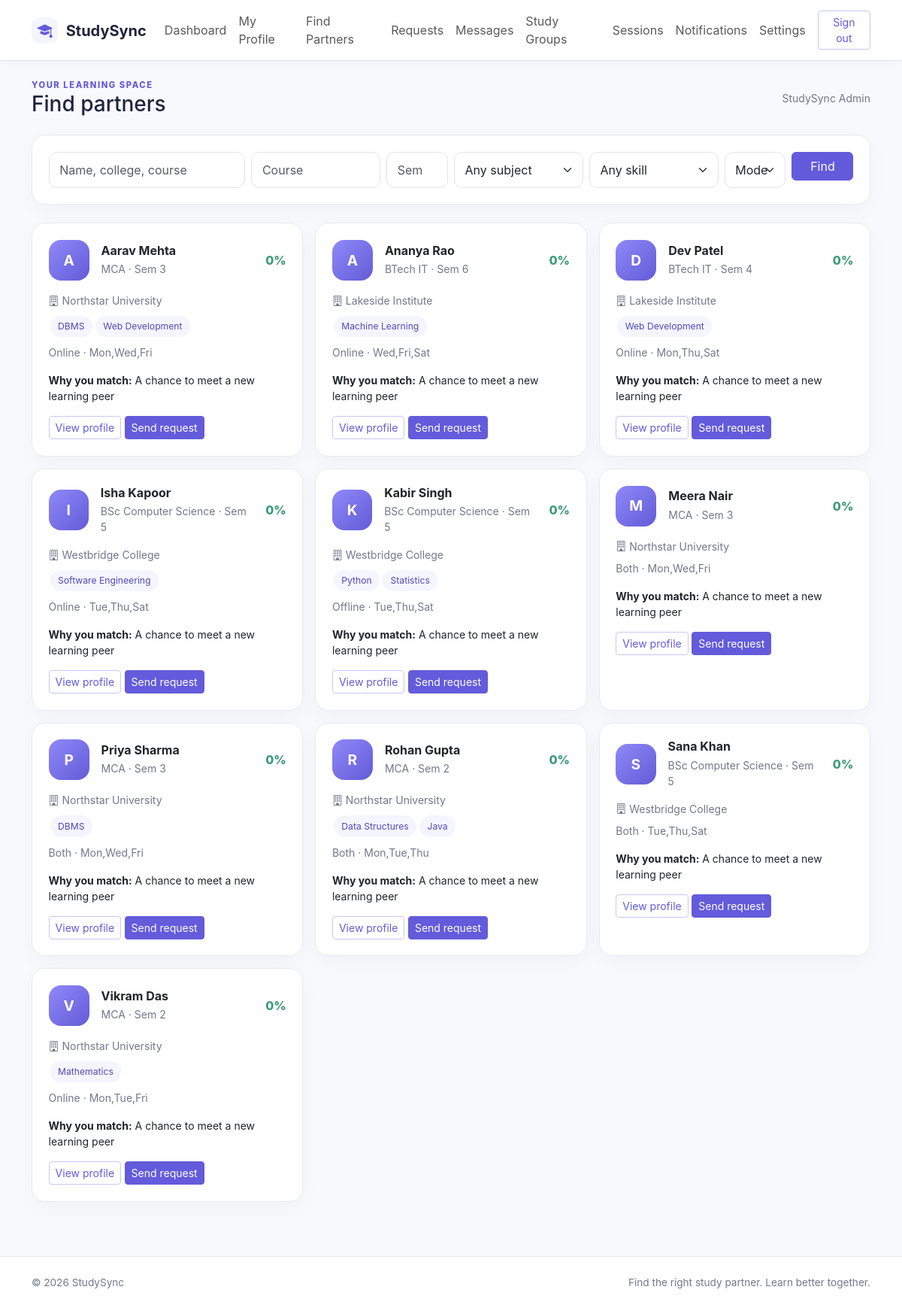
/student/find-partners.php (signed in), run on the app's committed database.
### tables this page shows
CREATE TABLE users(id BIGINT UNSIGNED AUTO_INCREMENT PRIMARY KEY,name VARCHAR(120) NOT NULL,email VARCHAR(190) NOT NULL UNIQUE,password VARCHAR(255) NOT NULL,role ENUM('student','admin') NOT NULL DEFAULT 'student',status ENUM('active','inactive') NOT NULL DEFAULT 'active',created_at TIMESTAMP NOT NULL DEFAULT CURRENT_TIMESTAMP,updated_at TIMESTAMP NOT NULL DEFAULT CURRENT_TIMESTAMP ON UPDATE CURRENT_TIMESTAMP,INDEX(role,status));

CREATE TABLE student_profiles(user_id BIGINT UNSIGNED PRIMARY KEY,college VARCHAR(180) NOT NULL DEFAULT '',course VARCHAR(120) NOT NULL DEFAULT '',semester TINYINT UNSIGNED NULL,about TEXT NULL,learning_goals TEXT NULL,study_mode ENUM('Online','Offline','Both') NULL,availability_days VARCHAR(100) NULL,start_time TIME NULL,end_time TIME NULL,languages VARCHAR(180) NULL,avatar VARCHAR(255) NULL,FOREIGN KEY(user_id) REFERENCES users(id) ON DELETE CASCADE);

### config/database.php (called while the page is built, shortened)
<?php
function db(): PDO {
    static $pdo;
    if (!$pdo) {
        $pdo = new PDO('mysql:host='.DB_HOST.';dbname='.DB_NAME.';charset=utf8mb4', DB_USER, DB_PASS, [PDO::ATTR_ERRMODE=>PDO::ERRMODE_EXCEPTION, PDO::ATTR_DEFAULT_FETCH_MODE=>PDO::FETCH_ASSOC, PDO::ATTR_EMULATE_PREPARES=>false]);
    }
    return $pdo;
}

### student/find-partners.php (the view)
<?php require_once __DIR__.'/../includes/functions.php';$u=require_login();$id=(int)$u['id'];$where=["u.id<>?","u.status='active'"];$args=[$id];$search=trim($_GET['q']??'');$course=trim($_GET['course']??'');$semester=trim($_GET['semester']??'');$mode=trim($_GET['mode']??'');$subject=(int)($_GET['subject']??0);$skill=(int)($_GET['skill']??0);if($search){$where[]='(u.name LIKE ? OR p.course LIKE ? OR p.college LIKE ?)';array_push($args,"%$search%","%$search%","%$search%");}if($course){$where[]='p.course LIKE ?';$args[]="%$course%";}if($semester){$where[]='p.semester=?';$args[]=(int)$semester;}if($mode){$where[]='p.study_mode IN (?,\'Both\')';$args[]=$mode;}if($subject){$where[]='EXISTS(SELECT 1 FROM user_subjects us WHERE us.user_id=u.id AND us.subject_id=?)';$args[]=$subject;}if($skill){$where[]='EXISTS(SELECT 1 FROM user_skills us WHERE us.user_id=u.id AND us.skill_id=?)';$args[]=$skill;}$sql='SELECT u.id,u.name,p.college,p.course,p.semester,p.study_mode,p.availability_days FROM users u JOIN student_profiles p ON p.user_id=u.id WHERE '.implode(' AND ',$where).' ORDER BY u.name LIMIT 60';$q=db()->prepare($sql);$q->execute($args);$people=[];foreach($q as $r){$m=match_info($id,(int)$r['id']);$r['score']=$m['score'];$r['why']=$m['why'];$q2=db()->prepare('SELECT s.name FROM user_subjects x JOIN subjects s ON s.id=x.subject_id WHERE x.user_id=? AND x.intent=\'help\' LIMIT 3');$q2->execute([$r['id']]);$r['tags']=array_column($q2->fetchAll(),'name');$people[]=$r;}usort($people,fn($a,$b)=>$b['score']<=>$a['score']);$subjects=db()->query('SELECT id,name FROM subjects WHERE active=1 ORDER BY name')->fetchAll();$skills=db()->query('SELECT id,name FROM skills WHERE active=1 ORDER BY name')->fetchAll();page_start('Find partners'); ?><div class="card mb-4"><div class="card-body"><form class="row g-2"><div class="col-md-3"><input class="form-control" name="q" placeholder="Name, college, course" value="<?= e($search) ?>"></div><div class="col-md-2"><input class="form-control" name="course" placeholder="Course" value="<?= e($course) ?>"></div><div class="col-md-1"><input class="form-control" type="number" name="semester" placeholder="Sem" value="<?= e($semester) ?>"></div><div class="col-md-2"><select class="form-select" name="subject"><option value="">Any subject</option><?php foreach($subjects as $s): ?><option value="<?= $s['id'] ?>" <?= $subject===$s['id']?'selected':'' ?>><?= e($s['name']) ?></option><?php endforeach ?></select></div><div class="col-md-2"><select class="form-select" name="skill"><option value="">Any skill</option><?php foreach($skills as $s): ?><option value="<?= $s['id'] ?>" <?= $skill===$s['id']?'selected':'' ?>><?= e($s['name']) ?></option><?php endforeach ?></select></div><div class="col-md-1"><select class="form-select" name="mode"><option value="">Mode</option><?php foreach(['Online','Offline'] as $m): ?><option <?= $mode===$m?'selected':'' ?>><?= $m ?></option><?php endforeach ?></select></div><div class="col-md-1"><button class="btn btn-primary w-100">Find</button></div></form></div></div><div class="row g-3"><?php foreach($people as $r): ?><div class="col-md-6 col-xl-4"><div class="card h-100"><div class="card-body"><div class="d-flex gap-3 align-items-center"><div class="avatar"><?= e(mb_substr($r['name'],0,1)) ?></div><div><h2 class="h6 fw-bold mb-1"><?= e($r['name']) ?></h2><div class="small text-secondary"><?= e($r['course']) ?> · Sem <?= e($r['semester']) ?></div></div><div class="ms-auto match"><?= $r['score'] ?>%</div></div><div class="small text-secondary mt-3"><i class="bi bi-building"></i> <?= e($r['college']) ?></div><div class="my-2"><?php foreach($r['tags'] as $t)echo tag($t); ?></div><div class="small text-secondary mb-3"><?= e($r['study_mode']?:'Study mode not set') ?> · <?= e($r['availability_days']?:'Availability not set') ?></div><div class="small mb-3"><strong>Why you match:</strong> <?= e(implode(', ',$r['why'])?:'A chance to meet a new learning peer') ?></div><a class="btn btn-sm btn-outline-primary" href="partner-details.php?id=<?= (int)$r['id'] ?>">View profile</a> <form class="d-inline" method="post" action="../actions/partner-request.php"><input type="hidden" name="csrf" value="<?= e(csrf()) ?>"><input type="hidden" name="receiver_id" value="<?= (int)$r['id'] ?>"><input type="hidden" name="intent" value="send"><button class="btn btn-sm btn-primary">Send request</button></form></div></div></div><?php endforeach ?><?php if(!$people): ?><div class="col-12"><div class="card empty">No students match those filters yet. Try broadening your search.</div></div><?php endif ?></div><?php page_end(); ?>

### includes/functions.php (shortened to what this page needs)
<?php
require_once __DIR__.'/../config/database.php';
function e($v): string { return htmlspecialchars((string)$v, ENT_QUOTES|ENT_SUBSTITUTE, 'UTF-8'); }
function current_user(): ?array { if(empty($_SESSION['uid'])) return null; $q=db()->prepare('SELECT u.id,u.name,u.email,u.role,u.status,p.college,p.course,p.semester,p.avatar FROM users u LEFT JOIN student_profiles p ON p.user_id=u.id WHERE u.id=?'); $q->execute([$_SESSION['uid']]); return $q->fetch() ?: null; }
function require_login(): array { $u=current_user(); if(!$u || $u['status']!=='active') go('../login.php'); return $u; }
function tag(string $text): string { return '<span class="tag">'.e($text).'</span>'; }
function match_info(int $me,int $them): array {
 $a=db()->prepare('SELECT * FROM student_profiles WHERE user_id=?');$a->execute([$me]);$p=$a->fetch()?:[];$b=db()->prepare('SELECT * FROM student_profiles WHERE user_id=?');$b->execute([$them]);$q=$b->fetch()?:[];
 $score=0;$why=[];
 $shared=db()->prepare("SELECT COUNT(*) FROM user_subjects a JOIN user_subjects b ON a.subject_id=b.subject_id WHERE a.user_id=? AND b.user_id=?");$shared->execute([$me,$them]);if($shared->fetchColumn()>0){$score+=25;$why[]='Shared subject interests';}
 $compat=db()->prepare("SELECT COUNT(*) FROM user_subjects a JOIN user_subjects b ON a.subject_id=b.subject_id WHERE a.user_id=? AND b.user_id=? AND a.intent='want' AND b.intent='help'");$compat->execute([$me,$them]);$compatN=(int)$compat->fetchColumn();$compat->execute([$them,$me]);$compatN+=(int)$compat->fetchColumn();if($compatN){$score+=20;$why[]='Learning and teaching goals align';}
 $skills=db()->prepare('SELECT COUNT(*) FROM user_skills a JOIN user_skills b ON a.skill_id=b.skill_id WHERE a.user_id=? AND b.user_id=?');$skills->execute([$me,$them]);if($skills->fetchColumn()){ $score+=20;$why[]='Skills in common'; }
 return ['score'=>min(100,$score),'why'=>$why];
}
function page_start(string $title,bool $admin=false): void { $u=current_user(); $flash=$_SESSION['flash']??null;unset($_SESSION['flash']); echo '<!doctype html><html lang="en"><head><meta charset="utf-8"><meta name="viewport" content="width=device-width, initial-scale=1"><title>'.e($title).' · StudySync</title><link href="https://cdn.jsdelivr.net/npm/bootstrap@5.3.3/dist/css/bootstrap.min.css" rel="stylesheet"><link href="https://cdn.jsdelivr.net/npm/bootstrap-icons@1.11.3/font/bootstrap-icons.min.css" rel="stylesheet"><link href="'.(str_contains($_SERVER['PHP_SELF'],'/student/')||str_contains($_SERVER['PHP_SELF'],'/admin/')?'../':'').'assets/css/style.css" rel="stylesheet"></head><body><nav class="navbar navbar-expand-lg bg-white border-bottom sticky-top"><div class="container"><a class="navbar-brand fw-bold" href="'.(str_contains($_SERVER['PHP_SELF'],'/student/')?'dashboard.php':'index.php').'"><span class="brand-icon"><i class="bi bi-mortarboard-fill"></i></span> StudySync</a><button class="navbar-toggler" data-bs-toggle="collapse" data-bs-target="#nav"><span class="navbar-toggler-icon"></span></button><div id="nav" class="collapse navbar-collapse"><div class="navbar-nav ms-auto align-items-lg-center">'; if($u){$base=$admin?'../admin/':'../student/';$items=$admin?['Dashboard'=>'dashboard.php','Students'=>'students.php','Subjects'=>'catalog.php?type=subject','Skills'=>'catalog.php?type=skill','Groups'=>'groups.php','Reports'=>'reports.php','Feedback'=>'feedback.php']:['Dashboard'=>'dashboard.php','My Profile'=>'profile.php','Find Partners'=>'find-partners.php','Requests'=>'requests.php','Messages'=>'messages.php','Study Groups'=>'groups.php','Sessions'=>'sessions.php','Notifications'=>'notifications.php','Settings'=>'settings.php']; foreach($items as $n=>$url)echo '<a class="nav-link" href="'.$base.$url.'">'.e($n).'</a>';echo '<a class="btn btn-sm btn-outline-primary ms-lg-2" href="'.($admin?'../':'').'logout.php">Sign out</a>'; } else echo '<a class="nav-link" href="'.(str_contains($_SERVER['PHP_SELF'],'about.php')?'../':'').'index.php#how">How it works</a><a class="nav-link" href="'.(str_contains($_SERVER['PHP_SELF'],'about.php')?'about.php':'about.php').'"><span>About</span></a><a class="nav-link" href="'.(str_contains($_SERVER['PHP_SELF'],'about.php')?'../':'').'login.php">Login</a><a class="btn btn-primary ms-lg-2" href="'.(str_contains($_SERVER['PHP_SELF'],'about.php')?'../':'').'register.php">Get started</a>';echo '</div></div></div></nav><main class="container py-4">';if($flash)echo '<div class="alert alert-'.e($flash[0]).' alert-dismissible">'.e($flash[1]).'<button class="btn-close" data-bs-dismiss="alert"></button></div>'; if($u)echo '<div class="d-flex align-items-center justify-content-between mb-4"><div><div class="eyebrow">'.($admin?'ADMIN CONSOLE':'YOUR LEARNING SPACE').'</div><h1 class="h3 mb-0">'.e($title).'</h1></div><div class="small text-secondary">'.e($u['name']).'</div></div>'; }
function page_end(): void { echo '</main><footer class="footer py-4 mt-5"><div class="container d-flex justify-content-between"><span>© '.date('Y').' StudySync</span><span>Find the right study partner. Learn better together.</span></div></footer><script src="https://cdn.jsdelivr.net/npm/bootstrap@5.3.3/dist/js/bootstrap.bundle.min.js"></script><script src="'.(str_contains($_SERVER['PHP_SELF'],'/student/')||str_contains($_SERVER['PHP_SELF'],'/admin/')?'../':'').'assets/js/main.js"></script></body></html>'; }

### assets/css/style.css (style rules this page uses)
:root { --ink:#20233d;--muted:#73778d;--primary:#635bdb;--soft:#f5f5ff;--line:#e8e9f2 }
* { box-sizing:border-box }
body { background:#f8f9fc;color:var(--ink);font-family:Inter,ui-sans-serif,system-ui,-apple-system,"Segoe UI",sans-serif }
.navbar { box-shadow:0 2px 16px #20233d08 }
.navbar-brand { color:var(--ink) }
.brand-icon { display:inline-grid;place-items:center;background:var(--soft);color:var(--primary);width:35px;height:35px;border-radius:11px;margin-right:6px }
.btn-primary { background:var(--primary);border-color:var(--primary) }
.btn-outline-primary { color:var(--primary);border-color:#c9c7f6 }
.card,.panel { border:1px solid var(--line);border-radius:18px;box-shadow:0 8px 28px #20233d08;background:#fff }
.card { overflow:hidden }
.card-body { padding:1.35rem }
.eyebrow { font-size:.7rem;letter-spacing:.14em;color:var(--primary);font-weight:800 }
.text-secondary { color:var(--muted)!important }
.tag { display:inline-block;padding:.32rem .65rem;border-radius:99px;background:var(--soft);color:#514ab8;font-size:.76rem;margin:2px }
.avatar { width:54px;height:54px;border-radius:16px;background:linear-gradient(135deg,#8f89fa,#625bd6);color:white;display:grid;place-items:center;font-size:1.2rem;font-weight:700;object-fit:cover }
.match { color:#3c9b78;font-weight:800 }
.footer { background:#fff;border-top:1px solid var(--line);color:var(--muted);font-size:.85rem }
.form-control,.form-select { border-color:#e2e3ed;border-radius:11px;padding:.68rem .85rem }

### data on the page
users: name "StudySync Admin"
student_profiles: user_id.name "A", user_id.name "Aarav Mehta", course "MCA", semester "3", score "0", college "Northstar University", text "DBMS", text "Web Development", study_mode "Online", availability_days "Mon,Wed,Fri", why "A chance to meet a new learning peer"
student_profiles: user_id.name "A", user_id.name "Ananya Rao", course "BTech IT", semester "6", score "0", college "Lakeside Institute", text "Machine Learning", study_mode "Online", availability_days "Wed,Fri,Sat", why "A chance to meet a new learning peer"
student_profiles: user_id.name "D", user_id.name "Dev Patel", course "BTech IT", semester "4", score "0", college "Lakeside Institute", text "Web Development", study_mode "Online", availability_days "Mon,Thu,Sat", why "A chance to meet a new learning peer"
student_profiles: user_id.name "I", user_id.name "Isha Kapoor", course "BSc Computer Science", semester "5", score "0", college "Westbridge College", text "Software Engineering", study_mode "Online", availability_days "Tue,Thu,Sat", why "A chance to meet a new learning peer"
student_profiles: user_id.name "K", user_id.name "Kabir Singh", course "BSc Computer Science", semester "5", score "0", college "Westbridge College", text "Python", text "Statistics", study_mode "Offline", availability_days "Tue,Thu,Sat", why "A chance to meet a new learning peer"
student_profiles: user_id.name "M", user_id.name "Meera Nair", course "MCA", semester "3", score "0", college "Northstar University", study_mode "Both", availability_days "Mon,Wed,Fri", why "A chance to meet a new learning peer"
student_profiles: user_id.name "P", user_id.name "Priya Sharma", course "MCA", semester "3", score "0", college "Northstar University", text "DBMS", study_mode "Both", availability_days "Mon,Wed,Fri", why "A chance to meet a new learning peer"
student_profiles: user_id.name "R", user_id.name "Rohan Gupta", course "MCA", semester "2", score "0", college "Northstar University", text "Data Structures", text "Java", study_mode "Both", availability_days "Mon,Tue,Thu", why "A chance to meet a new learning peer"
student_profiles: user_id.name "S", user_id.name "Sana Khan", course "BSc Computer Science", semester "5", score "0", college "Westbridge College", study_mode "Both", availability_days "Tue,Thu,Sat", why "A chance to meet a new learning peer"
student_profiles: user_id.name "V", user_id.name "Vikram Das", course "MCA", semester "2", score "0", college "Northstar University", text "Mathematics", study_mode "Online", availability_days "Mon,Tue,Fri", why "A chance to meet a new learning peer"

### other printed values
$n "Dashboard"
$n "My Profile"
$n "Find Partners"
$n "Requests"
$n "Messages"
$n "Study Groups"
$n "Sessions"
$n "Notifications"
$n "Settings"
$title "Find partners"
